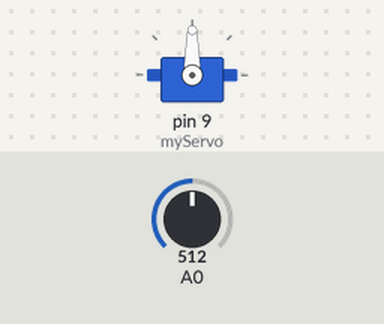
The sketch below on a simulated Arduino Uno, built with avr-gcc and run on an emulated ATmega328P. Parts: servo. The test bench sets the inputs (shaded band); at power-on: A0 = 512.

Above: at 1.2 s.
1.3 s: A0 set to 716
At 1.8 s:
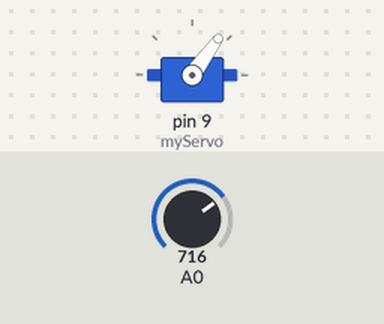
2.8 s: A0 set to 900
At 3.8 s:
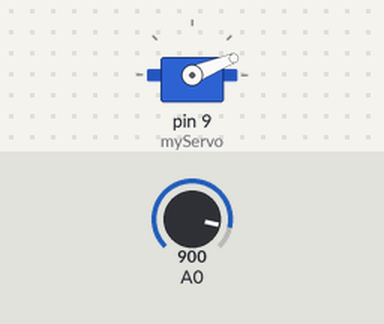
4.3 s: A0 set to 1023
At 5.2 s:
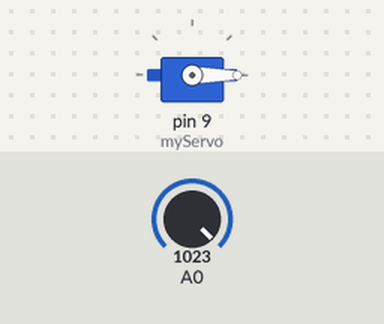
5.8 s: A0 set to 306
At 6.1 s:
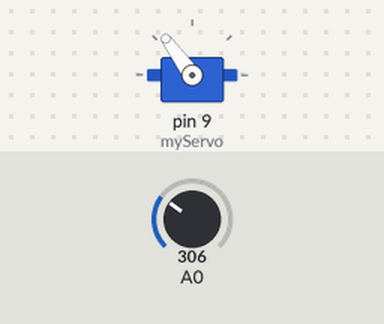
7.3 s: A0 set to 122
At 8.5 s:
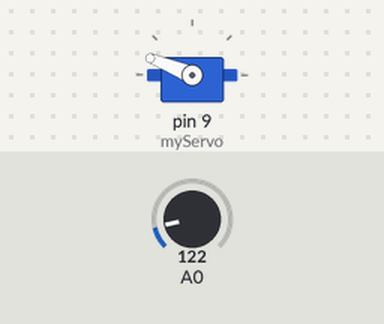
8.8 s: A0 set to 511
At 9.6 s:
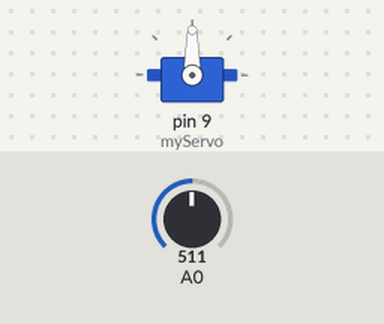
Timing chart, 0 to 11.3 s (numbered marks = the images above; inputs shaded):
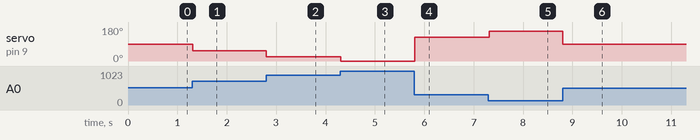

Measured:
- after the input at 1.3 s, servo on pin 9 (myServo): 90° → 54° at once
- after the input at 2.8 s, servo on pin 9 (myServo): 54° → 22° at once
- after the input at 4.3 s, servo on pin 9 (myServo): 22° → 0° at once
- after the input at 5.8 s, servo on pin 9 (myServo): 0° → 126° at once
- after the input at 7.3 s, servo on pin 9 (myServo): 126° → 158° at once
- after the input at 8.8 s, servo on pin 9 (myServo): 158° → 90° at once

The sketch:

Servo_control_with_pot.ino
```cpp
#include <Servo.h>

Servo myServo;
int   potValue;
int   angle;

void setup()
{
  myServo.attach(9);
  Serial.begin(9600);
}

void loop()
{
  potValue = analogRead(A0);
  angle = map(potValue,0,1023,179,0);
  myServo.write(angle);

  delay(15);
}
```
